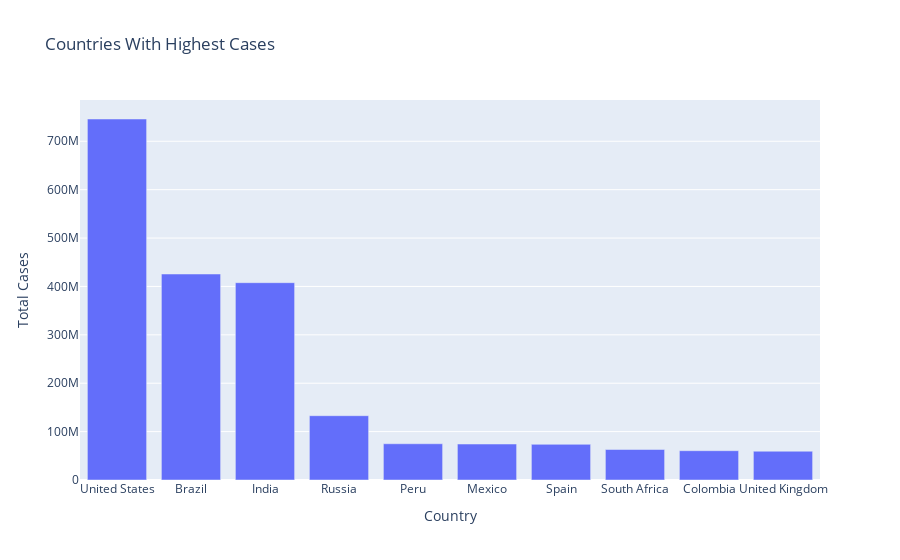

Notebook cell for this chart:
### Code cell
figure = px.bar(tdata, x= 'Country', y='Total Cases',
title="Countries With Highest Cases")

figure.show()

### Figure 1 — Plotly figure (JSON) as saved in the notebook; plotly's stock layout.template omitted (floating-point values rounded to 4 significant figures)
{"data": [{"alignmentgroup": "True", "hovertemplate": "Country=%{x}<br>Total Cases=%{y}<extra></extra>", "legendgroup": "", "marker": {"color": "#636efa", "pattern": {"shape": ""}}, "name": "", "offsetgroup": "", "orientation": "v", "showlegend": false, "textposition": "auto", "type": "bar", "x": ["United States", "Brazil", "India", "Russia", "Peru", "Mexico", "Spain", "South Africa", "Colombia", "United Kingdom"], "xaxis": "x", "y": [746014098, 425704517, 407771615, 132888951, 74882695, 74347548, 73717676, 63027659, 60543682, 59475032], "yaxis": "y"}], "layout": {"barmode": "relative", "legend": {"tracegroupgap": 0}, "title": {"text": "Countries With Highest Cases"}, "xaxis": {"anchor": "y", "domain": [0, 1], "title": {"text": "Country"}}, "yaxis": {"anchor": "x", "domain": [0, 1], "title": {"text": "Total Cases"}}}}
